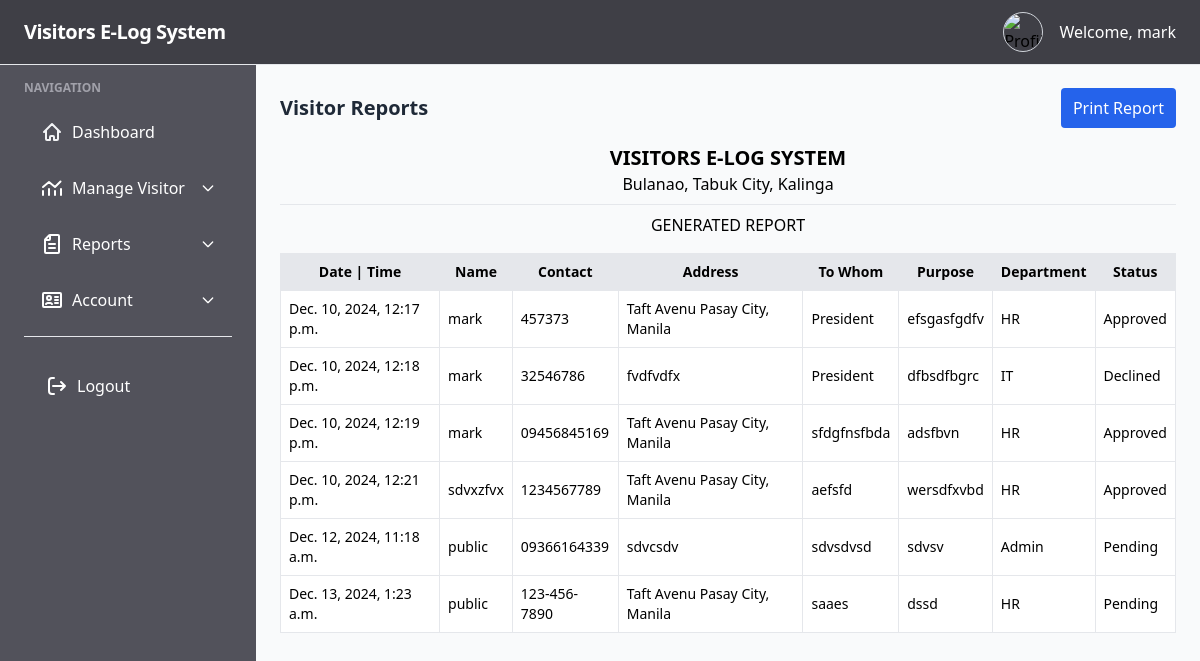
The page /accounts/reports/ (signed in) on the database its author committed.
### accounts/models.py (models this page shows, shortened)
class VisitorLog(models.Model):
    DEPARTMENT_CHOICES = [
        ('HR', 'HR'),
        ('IT', 'IT'),
        ('Admin', 'Admin'),
        ('Finance', 'Finance'),
    ]
    STATUS_CHOICES = [
        ('Pending', 'Pending'),
        ('Approved', 'Approved'),
        ('Denied', 'Denied'),
    ]
    ACTION_CHOICES = [
        ('In', 'In'),
        ('Out', 'Out'),
    ]
    department = models.CharField(max_length=50, choices=DEPARTMENT_CHOICES)
    name = models.CharField(max_length=255)
    address = models.TextField()
    purpose = models.TextField()
    status = models.CharField(max_length=50, choices=STATUS_CHOICES)
    contact = models.CharField(max_length=15)
    to_whom = models.CharField(max_length=255)
    created_at = models.DateTimeField(auto_now_add=True)
    action = models.CharField(max_length=10, choices=ACTION_CHOICES, default='In')

### accounts/views.py (the view)
# urls.py: path('reports/', views.visitor_reports, name='visitor_reports'),
def visitor_reports(request):
    visitors = VisitorLog.objects.all()  # Fetch all visitor data
    context = {
        'visitors': visitors
    }
    return render(request, 'reports/visitor_reports.html', context)

### templates/reports/visitor_reports.html (shortened to what this page needs)
{% extends 'components/authLayout.html' %}
{% block content %}
<div class="flex justify-between items-center mb-4">
    <h1 class="text-xl font-bold text-gray-800">Visitor Reports</h1>
    <button onclick="printTable()" class="bg-blue-600 text-white px-3 py-2 rounded hover:bg-blue-700">
        Print Report
    </button>
</div>
<div class="print:block text-center mb-4" id="print-header">
    <h1 class="text-xl font-bold">VISITORS E-LOG SYSTEM</h1>
    <p>Bulanao, Tabuk City, Kalinga</p>
    <hr class="my-2">
    <p>GENERATED REPORT</p>
</div>
<div id="print-content">
    <div class="overflow-x-auto">
        <table class="min-w-full bg-white border border-gray-200 rounded shadow-md text-sm">
            <thead class="bg-gray-200">
                <tr>
                    <th class="px-2 py-2 border">Date | Time</th>
                    <th class="px-2 py-2 border">Name</th>
                    <th class="px-2 py-2 border">Contact</th>
                    <th class="px-2 py-2 border">Address</th>
                    <th class="px-2 py-2 border">To Whom</th>
                    <th class="px-2 py-2 border">Purpose</th>
                    <th class="px-2 py-2 border">Department</th>
                    <th class="px-2 py-2 border">Status</th>
                </tr>
            </thead>
            <tbody>
                {% for visitor in visitors %}
                <tr class="hover:bg-gray-100">
                    <td class="px-2 py-2 border">{{ visitor.created_at }}</td>
                    <td class="px-2 py-2 border">{{ visitor.name }}</td>
                    <td class="px-2 py-2 border">{{ visitor.contact }}</td>
                    <td class="px-2 py-2 border">{{ visitor.address }}</td>
                    <td class="px-2 py-2 border">{{ visitor.to_whom }}</td>
                    <td class="px-2 py-2 border">{{ visitor.purpose }}</td>
                    <td class="px-2 py-2 border">{{ visitor.department }}</td>
                    <td class="px-2 py-2 border">{{ visitor.status }}</td>
                </tr>
                {% empty %}
                <tr>
                    <td colspan="8" class="text-center px-2 py-2 border">No visitor reports.</td>
                </tr>
                {% endfor %}
            </tbody>
        </table>
    </div>
</div>
{% endblock %}

### templates/components/authLayout.html (shortened to what this page needs)
<!DOCTYPE html>
<html lang="en">
<head>
    {% load static %}
    <script src="https://cdn.tailwindcss.com"></script>
</head>
<body class="bg-gray-50 min-h-screen flex flex-col">
    <div class="fixed top-0 left-0 w-full z-50 bg-zinc-700 border-b ">
        <div class="mx-auto max-w-full px-6 ">
            <div class="relative flex h-16 justify-between">
                <div class="flex flex-1 items-stretch justify-start">
                    <a class="flex flex-shrink-0 items-center" href="#">
                        <h1 class="text-xl font-bold tracking-tight text-white">Visitors E-Log System</h1>
                    </a>
                </div>
                <div class="flex-shrink-0 flex py-3 items-center space-x-4">
                    {% if user.is_authenticated %}
                        <img src="{% static 'image/user.jpg' %}"
                             alt="Profile Picture"
                             class="w-10 h-10 rounded-full border border-gray-300">
                        <div class="text-white">
                            <span class="font-medium">Welcome, {{ user.username }}</span>
                        </div>
                    {% endif %}
                </div>
            </div>
        </div>
    </div>
    <div class="flex pt-16">
        <nav class="bg-zinc-600 text-white w-64 min-h-screen flex-shrink-0">
            <div class="px-6 py-4">
                <h2 class="text-xs text-zinc-400 font-semibold uppercase">Navigation</h2>
                <ul class="mt-4 space-y-4">
                    <li>
                        <a href="{% url 'dashboard' %}" class="flex items-center px-4 py-2 text-white hover:bg-zinc-700 rounded">
                            Dashboard
                        </a>
                    </li>
                    <li>
                        <div>
                            <button onclick="toggleDropdown('manageVisitorDropdown')" class="flex items-center w-full px-4 py-2 text-white hover:bg-zinc-700 rounded focus:outline-none">
                                <svg class="w-6 h-6 text-white mr-2" aria-hidden="true" xmlns="http://www.w3.org/2000/svg" width="24" height="24" fill="none" viewBox="0 0 24 24">
                                    <path stroke="currentColor" stroke-linecap="round" stroke-linejoin="round" stroke-width="2" d="M3 15v4m6-6v6m6-4v4m6-6v6M3 11l6-5 6 5 5.5-5.5"/>
                                  </svg>
                                  Manage Visitor
                                <svg class="w-4 h-4 ml-auto" xmlns="http://www.w3.org/2000/svg" fill="none" viewBox="0 0 24 24" stroke="currentColor">
                                    <path stroke-linecap="round" stroke-linejoin="round" stroke-width="2" d="M19 9l-7 7-7-7"/>
                                </svg>
                            </button>
                        </div>
                    </li>
                    <li>
                        <div>
                            <button onclick="toggleDropdown('reportsDropdown')" class="flex items-center w-full px-4 py-2 text-white hover:bg-zinc-700 rounded focus:outline-none">
                                  Reports
                                <svg class="w-4 h-4 ml-auto" xmlns="http://www.w3.org/2000/svg" fill="none" viewBox="0 0 24 24" stroke="currentColor">
                                    <path stroke-linecap="round" stroke-linejoin="round" stroke-width="2" d="M19 9l-7 7-7-7"/>
                                </svg>
                            </button>
                        </div>
                    </li>
                    <li>
                        <div>
                            <button onclick="toggleDropdown('accountDropdown')" class="flex items-center w-full px-4 py-2 text-white hover:bg-zinc-700 rounded focus:outline-none">
                                  Account
                                <svg class="w-4 h-4 ml-auto" xmlns="http://www.w3.org/2000/svg" fill="none" viewBox="0 0 24 24" stroke="currentColor">
                                    <path stroke-linecap="round" stroke-linejoin="round" stroke-width="2" d="M19 9l-7 7-7-7"/>
                                </svg>
                            </button>
                        </div>
                    </li>
                    <li class="border-t border-gray-200">
                    <li>
                        <div class="flex-shrink-0 flex px-2 py-3 items-center space-x-8">
                            {% if user.is_authenticated %}
                            <form action="{% url 'logout' %}" method="post" style="display:inline;">
                                <button type="submit" class="text-white  hover:text-red-400 inline-flex items-center justify-center px-3 py-2 border border-transparent font-medium">
                                    <svg class="w-6 h-6 mr-2 " aria-hidden="true" xmlns="http://www.w3.org/2000/svg" width="24" height="24" fill="none" viewBox="0 0 24 24">
                                        <path stroke="currentColor" stroke-linecap="round" stroke-linejoin="round" stroke-width="2" d="M20 12H8m12 0-4 4m4-4-4-4M9 4H7a3 3 0 0 0-3 3v10a3 3 0 0 0 3 3h2"/>
                                      </svg>
                                      Logout</button>
                            </form>
                            {% endif %}
                        </div>
                    </li>
                </ul>
            </div>
        </nav>
        <main class="flex-grow p-6">
            {% block content %}{% endblock %}
        </main>
    </div>
</body>
</html>

### rows shown on the page
VisitorLog: created_at "Dec. 10, 2024, 12:17 p.m.", name "mark", contact "457373", address "Taft Avenu Pasay City, Manila", to_whom "President", purpose "efsgasfgdfv", department "HR", status "Approved"
VisitorLog: created_at "Dec. 10, 2024, 12:18 p.m.", name "mark", contact "32546786", address "fvdfvdfx", to_whom "President", purpose "dfbsdfbgrc", department "IT", status "Declined"
VisitorLog: created_at "Dec. 10, 2024, 12:19 p.m.", name "mark", contact "09456845169", address "Taft Avenu Pasay City, Manila", to_whom "sfdgfnsfbda", purpose "adsfbvn", department "HR", status "Approved"
VisitorLog: created_at "Dec. 10, 2024, 12:21 p.m.", name "sdvxzfvx", contact "1234567789", address "Taft Avenu Pasay City, Manila", to_whom "aefsfd", purpose "wersdfxvbd", department "HR", status "Approved"
VisitorLog: created_at "Dec. 12, 2024, 11:18 a.m.", name "public", contact "09366164339", address "sdvcsdv", to_whom "sdvsdvsd", purpose "sdvsv", department "Admin", status "Pending"
VisitorLog: created_at "Dec. 13, 2024, 1:23 a.m.", name "public", contact "123-456-7890", address "Taft Avenu Pasay City, Manila", to_whom "saaes", purpose "dssd", department "HR", status "Pending"

### other values the page prints
{{ user.username }} "mark"
